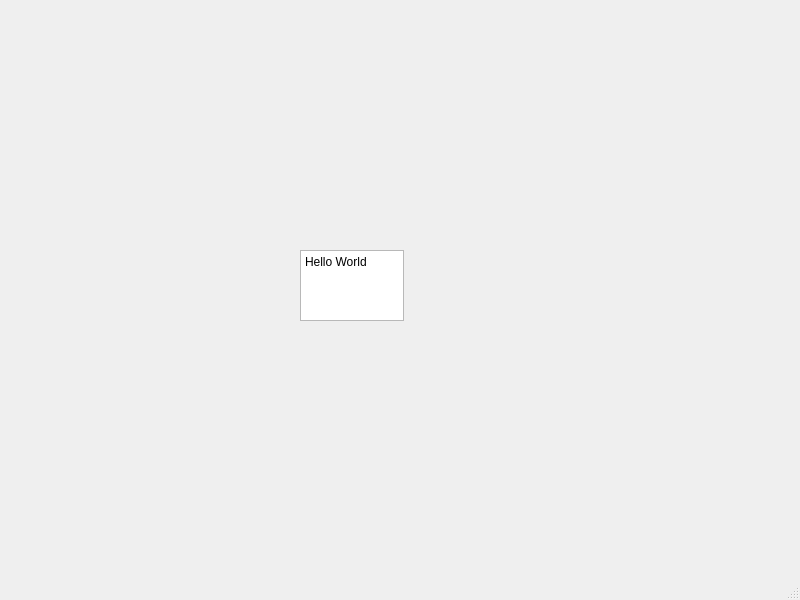
<?xml version="1.0" encoding="UTF-8"?>
<ui version="4.0">
 <class>MainWindow</class>
 <widget class="QMainWindow" name="MainWindow">
  <property name="geometry">
   <rect>
    <x>0</x>
    <y>0</y>
    <width>800</width>
    <height>600</height>
   </rect>
  </property>
  <property name="windowTitle">
   <string>MainWindow</string>
  </property>
  <widget class="QWidget" name="centralwidget">
   <widget class="QTextEdit" name="textEdit">
    <property name="geometry">
     <rect>
      <x>300</x>
      <y>250</y>
      <width>104</width>
      <height>71</height>
     </rect>
    </property>
    <property name="html">
     <string>&lt;!DOCTYPE HTML PUBLIC &quot;-//W3C//DTD HTML 4.0//EN&quot; &quot;http://www.w3.org/TR/REC-html40/strict.dtd&quot;&gt;
&lt;html&gt;&lt;head&gt;&lt;meta name=&quot;qrichtext&quot; content=&quot;1&quot; /&gt;&lt;style type=&quot;text/css&quot;&gt;
p, li { white-space: pre-wrap; }
&lt;/style&gt;&lt;/head&gt;&lt;body style=&quot; font-family:'PMingLiU'; font-size:9pt; font-weight:400; font-style:normal;&quot;&gt;
&lt;p style=&quot; margin-top:0px; margin-bottom:0px; margin-left:0px; margin-right:0px; -qt-block-indent:0; text-indent:0px;&quot;&gt;Hello World&lt;/p&gt;
&lt;p style=&quot;-qt-paragraph-type:empty; margin-top:0px; margin-bottom:0px; margin-left:0px; margin-right:0px; -qt-block-indent:0; text-indent:0px;&quot;&gt;&lt;br /&gt;&lt;/p&gt;&lt;/body&gt;&lt;/html&gt;</string>
    </property>
   </widget>
  </widget>
  <widget class="QMenuBar" name="menubar">
   <property name="geometry">
    <rect>
     <x>0</x>
     <y>0</y>
     <width>800</width>
     <height>21</height>
    </rect>
   </property>
  </widget>
  <widget class="QStatusBar" name="statusbar"/>
 </widget>
 <resources/>
 <connections/>
</ui>
